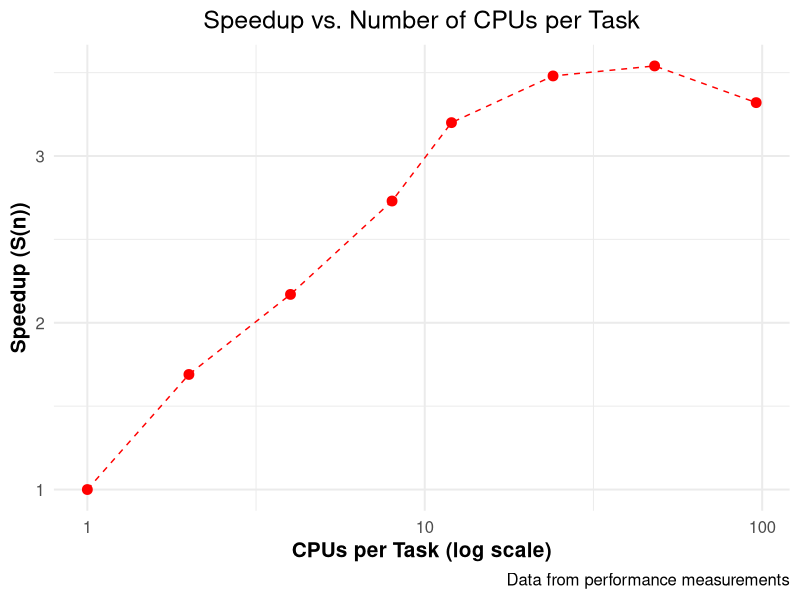

This chart was generated by the following R code:
# Load necessary library
library(ggplot2)

# Create the data frame
data <- data.frame(
  CPUs_per_task = c(1, 2, 4, 8, 12, 24, 48, 96),
  walltime = c(109.6, 64.8, 50.5, 40.2, 34.3, 31.5, 31.0, 33.0),
  speedup = c(1.00, 1.69, 2.17, 2.73, 3.20, 3.48, 3.54, 3.32)
)

# Generate the speedup plot
speedup_plot <- ggplot(data, aes(x = CPUs_per_task, y = speedup)) +
  geom_point(size = 3, color = "red") + # Plot points in red
  geom_line(color = "red", linetype = "dashed") + # Dashed line connecting points
  scale_x_log10() + # Logarithmic scale for the x-axis
  labs(
    title = "Speedup vs. Number of CPUs per Task",
    x = "CPUs per Task (log scale)",
    y = "Speedup (S(n))",
    caption = "Data from performance measurements"
  ) +
  theme_minimal(base_size = 15) + # Minimal theme with larger base font size
  theme(
    plot.title = element_text(hjust = 0.5), # Center the plot title
    axis.title = element_text(face = "bold") # Bold axis titles
  )

# Save the speedup plot to a PNG file
ggsave("speedup_vs_cpus_per_task.png", plot = speedup_plot, width = 8, height = 6, dpi = 300)
